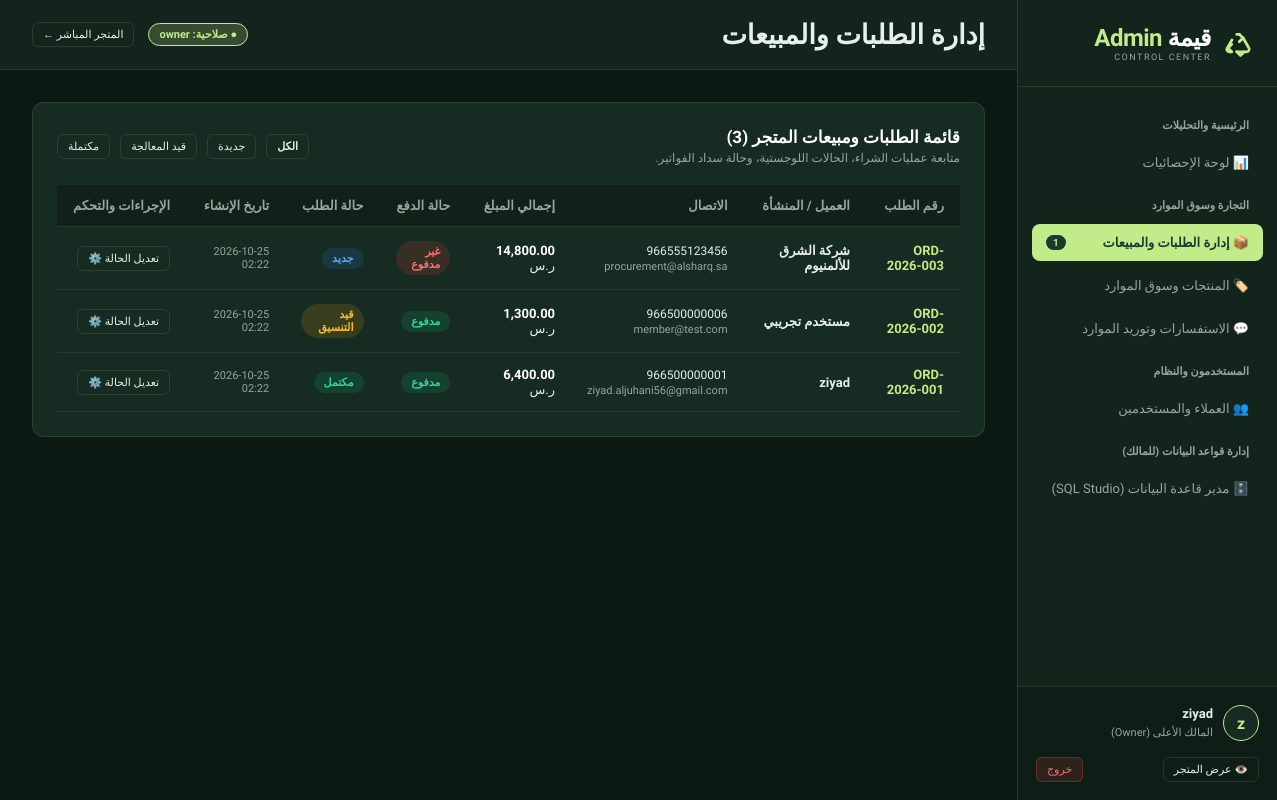
The app's page /admin/orders.php (signed in) with its own data.
### tables this page shows
CREATE TABLE IF NOT EXISTS `orders` (
  `id` INT AUTO_INCREMENT PRIMARY KEY,
  `order_number` VARCHAR(50) NOT NULL UNIQUE,
  `user_id` INT NULL,
  `customer_name` VARCHAR(191) NOT NULL,
  `customer_email` VARCHAR(191) NOT NULL,
  `customer_phone` VARCHAR(50) NOT NULL,
  `total_amount` DECIMAL(10,2) NOT NULL DEFAULT 0.00,
  `payment_status` ENUM('unpaid', 'paid', 'refunded') DEFAULT 'unpaid',
  `order_status` ENUM('new', 'processing', 'completed', 'cancelled') DEFAULT 'new',
  `notes` TEXT NULL,
  `created_at` TIMESTAMP DEFAULT CURRENT_TIMESTAMP,
  `updated_at` TIMESTAMP DEFAULT CURRENT_TIMESTAMP ON UPDATE CURRENT_TIMESTAMP,
  INDEX (`user_id`),
  INDEX (`order_status`)
);

### config.php (called while the page is built, shortened)
<?php
function e($value): string {
    return htmlspecialchars((string)$value, ENT_QUOTES, 'UTF-8');
}

### admin/orders.php (the view, shortened to what this page needs)
<?php
require_once __DIR__ . '/includes/header.php';
$statusFilter = $_GET['status'] ?? '';
$query = "SELECT * FROM orders";
$params = [];
$query .= " ORDER BY id DESC";
$stmt = $db->prepare($query);
$stmt->execute($params);
$orders = $stmt->fetchAll();
?>
<div class="admin-card">
    <div class="card-header-row">
        <div>
            <h3>قائمة الطلبات ومبيعات المتجر (<?= count($orders) ?>)</h3>
            <p style="font-size:12px; color:var(--admin-text-muted); margin-top:4px;">متابعة عمليات الشراء، الحالات اللوجستية، وحالة سداد الفواتير.</p>
        </div>
        <div style="display:flex; gap:10px; align-items:center;">
            <a href="<?= BASE_URL ?>/admin/orders.php" class="btn btn-outline btn-sm <?= empty($statusFilter) ? 'btn-primary' : '' ?>">الكل</a>
            <a href="<?= BASE_URL ?>/admin/orders.php?status=new" class="btn btn-outline btn-sm <?= $statusFilter === 'new' ? 'btn-primary' : '' ?>">جديدة</a>
            <a href="<?= BASE_URL ?>/admin/orders.php?status=processing" class="btn btn-outline btn-sm <?= $statusFilter === 'processing' ? 'btn-primary' : '' ?>">قيد المعالجة</a>
            <a href="<?= BASE_URL ?>/admin/orders.php?status=completed" class="btn btn-outline btn-sm <?= $statusFilter === 'completed' ? 'btn-primary' : '' ?>">مكتملة</a>
        </div>
    </div>
    <div class="table-responsive">
        <table class="admin-table">
            <thead>
                <tr>
                    <th>رقم الطلب</th>
                    <th>العميل / المنشأة</th>
                    <th>الاتصال</th>
                    <th>إجمالي المبلغ</th>
                    <th>حالة الدفع</th>
                    <th>حالة الطلب</th>
                    <th>تاريخ الإنشاء</th>
                    <th>الإجراءات والتحكم</th>
                </tr>
            </thead>
            <tbody>
                <?php if (empty($orders)): ?>
                    <tr><td colspan="8" style="text-align:center; padding:30px; color:var(--admin-text-muted);">لا توجد طلبات مطابقة.</td></tr>
                <?php else: ?>
                    <?php foreach ($orders as $ord):
                    ?>
                        <tr>
                            <td>
                                <strong style="color:var(--admin-primary);"><?= e($ord['order_number']) ?></strong>
                            </td>
                            <td>
                                <strong><?= e($ord['customer_name']) ?></strong>
                            </td>
                            <td>
                                <span dir="ltr" style="font-size:12px;"><?= e($ord['customer_phone']) ?></span><br>
                                <small dir="ltr" style="color:var(--admin-text-muted); font-size:11px;"><?= e($ord['customer_email']) ?></small>
                            </td>
                            <td>
                                <strong style="color:white;"><?= number_format($ord['total_amount'], 2) ?></strong> ر.س
                            </td>
                            <td>
                                <span class="status-pill <?= e($ord['payment_status']) ?>">
                                    <?= $ord['payment_status'] === 'paid' ? 'مدفوع' : ($ord['payment_status'] === 'refunded' ? 'مسترجع' : 'غير مدفوع') ?>
                                </span>
                            </td>
                            <td>
                                <span class="status-pill <?= e($ord['order_status']) ?>">
                                    <?= $ord['order_status'] === 'completed' ? 'مكتمل' : ($ord['order_status'] === 'processing' ? 'قيد التنسيق' : ($ord['order_status'] === 'cancelled' ? 'ملغي' : 'جديد')) ?>
                                </span>
                            </td>
                            <td style="font-size:11px; color:var(--admin-text-muted);">
                                <?= e(substr($ord['created_at'], 0, 16)) ?>
                            </td>
                            <td>
                                <button type="button" class="btn btn-outline btn-sm" onclick="document.getElementById('editOrderModal_<?= $ord['id'] ?>').style.display = 'flex'">
                                    تعديل الحالة ⚙️
                                </button>
                            </td>
                        </tr>
                    <?php endforeach; ?>
                <?php endif; ?>
            </tbody>
        </table>
    </div>
</div>
<?php require_once __DIR__ . '/includes/footer.php'; ?>

### admin/assets/css/admin.css (style rules this page uses)
:root { --admin-bg: #0b1913; --admin-surface: #12241c; --admin-card: #162b21; --admin-card-hover: #1c3629; --admin-border: rgba(194, 236, 137, 0.12); --admin-border-light: rgba(255, 255, 255, 0.08); --admin-primary: #c2ec89; --admin-primary-dark: #173c2d; --admin-accent: #688b50; --admin-text: #e6f0e8; --admin-text-muted: #95a89b; --admin-danger: #ef4444; --admin-warning: #f59e0b; --admin-success: #10b981; --admin-info: #3b82f6; --sidebar-w: 260px; }
* { box-sizing: border-box; margin: 0; padding: 0; }
body { font-family: 'IBM Plex Sans Arabic', sans-serif; background: var(--admin-bg); color: var(--admin-text); direction: rtl; min-height: 100vh; display: flex; }
a { color: inherit; text-decoration: none; }
button, input, select, textarea { font-family: inherit; }
.admin-card { background: var(--admin-card); border: 1px solid var(--admin-border); border-radius: 12px; padding: 24px; margin-bottom: 24px; }
.card-header-row { display: flex; justify-content: space-between; align-items: center; margin-bottom: 20px; gap: 16px; flex-wrap: wrap; }
.card-header-row h3 { font-size: 17px; font-weight: 600; color: white; }
.table-responsive { width: 100%; overflow-x: auto; }
.admin-table { width: 100%; border-collapse: separate; border-spacing: 0; font-size: 13px; }
.admin-table th { background: rgba(0, 0, 0, 0.25); color: var(--admin-text-muted); font-weight: 600; padding: 13px 16px; text-align: right; border-bottom: 1px solid var(--admin-border); white-space: nowrap; }
.admin-table td { padding: 14px 16px; border-bottom: 1px solid var(--admin-border-light); color: var(--admin-text); vertical-align: middle; }
.status-pill { display: inline-flex; align-items: center; gap: 6px; padding: 4px 10px; border-radius: 20px; font-size: 11px; font-weight: 600; }
.status-pill.new { background: rgba(59, 130, 246, 0.15); color: #60a5fa; }
.status-pill.processing { background: rgba(245, 158, 11, 0.15); color: #fbbf24; }
.status-pill.completed, .status-pill.paid { background: rgba(16, 185, 129, 0.15); color: #34d399; }
.status-pill.cancelled, .status-pill.unpaid { background: rgba(239, 68, 68, 0.15); color: #f87171; }
.btn { display: inline-flex; align-items: center; gap: 8px; padding: 9px 18px; border-radius: 8px; font-size: 13px; font-weight: 500; cursor: pointer; border: 1px solid transparent; transition: all 0.2s; }
.btn-primary { background: var(--admin-primary); color: var(--admin-primary-dark); font-weight: 600; }
.btn-outline { background: transparent; border-color: var(--admin-border); color: var(--admin-text); }
.btn-sm { padding: 5px 10px; font-size: 11px; border-radius: 6px; }

### records on screen
orders: order_number "ORD-2026-003", customer_name "شركة الشرق للألمنيوم", customer_phone "966555123456", customer_email "procurement@alsharq.sa", total_amount "14,800.00", payment_status "غير مدفوع", order_status "جديد", created_at "2026-10-25 02:22"
orders: order_number "ORD-2026-002", customer_name "مستخدم تجريبي", customer_phone "966500000006", customer_email "member@test.com", total_amount "1,300.00", payment_status "مدفوع", order_status "قيد التنسيق", created_at "2026-10-25 02:22"
orders: order_number "ORD-2026-001", customer_name "ziyad", customer_phone "966500000001", customer_email "ziyad.aljuhani56@gmail.com", total_amount "6,400.00", payment_status "مدفوع", order_status "مكتمل", created_at "2026-10-25 02:22"

### other values on screen
$newOrdersCount "1"
mb_substr($user['name'], 0, 1) "z"
$user['name'] "ziyad"
$adminTitle "إدارة الطلبات والمبيعات"
$user['role'] "owner"
count($orders) "3"
